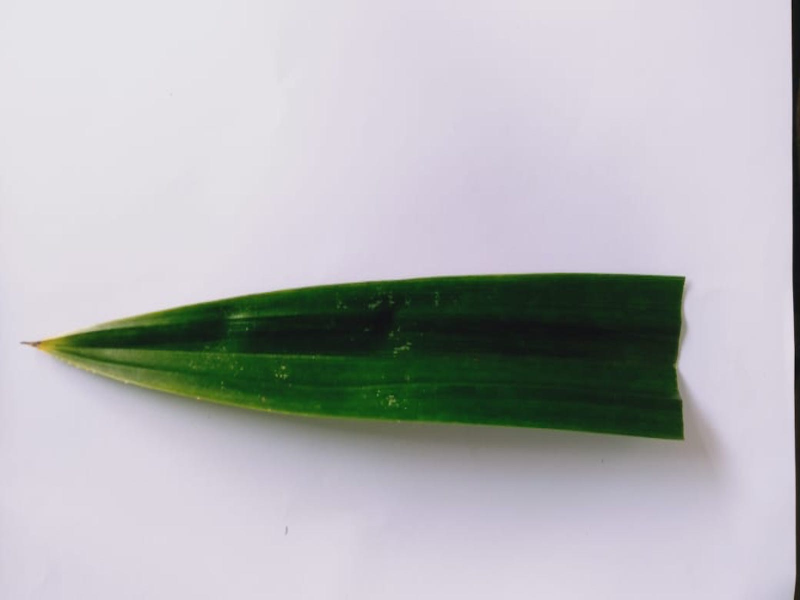
#> input picture Foto Daun Pandan/051.jpg, 1600 x 1200 px, found by its file name (shown at 1/2 size)
$ jupyter execute Masking.ipynb
#> lines starting #> are read from the running program, lines starting #| are printed output that depends on the picture; after the words box and inside, x2 and y2 are one past the last pixel; in counts of white or black regions, pixels touching at a corner belong together
<a href="https://colab.research.google.com/github/muhammadzulva21/image_fundamental/blob/main/Masking.ipynb" target="_parent"></a>

[cell 1]
from google.colab import drive
drive.mount('/content/drive')

[cell 2]
import numpy as np
import argparse
import cv2
from google.colab.patches import cv2_imshow
#Membaca Img
img = cv2.imread('/content/drive/MyDrive/Colab Notebooks/051.jpg', cv2.IMREAD_UNCHANGED)
#> img is the input picture: shape (1200, 1600, 3); mean B, G, R 184.4, 181.1, 180.8

[cell 3]
print("Original Image")
print(cv2_imshow(img))
#| None

mask = np.zeros(img.shape[:2], dtype="uint8")
cv2.rectangle(mask, (0, 90), (290, 450), 255, -1)
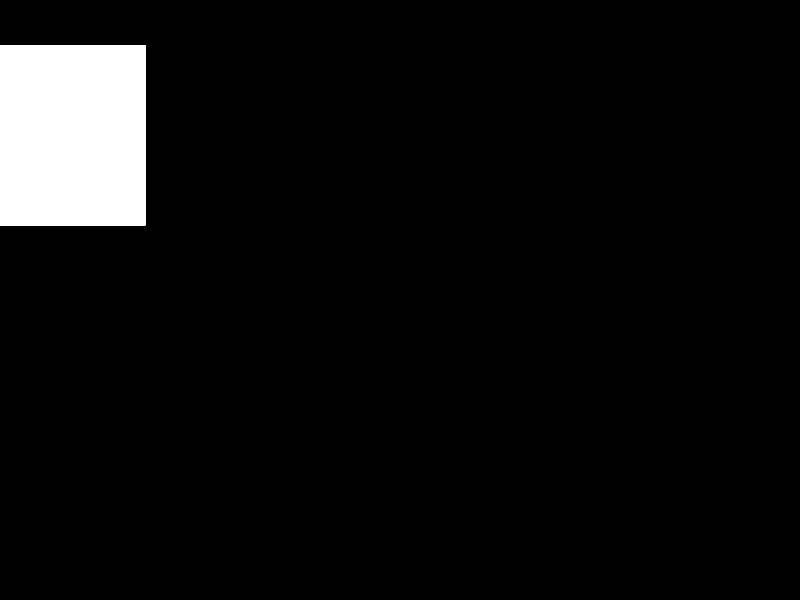
#> mask: shape (1200, 1600) (shown at 1/2 size); 5.5% white; 1 white region, box (x1, y1, x2, y2) and area: (0, 90, 291, 451) 105051
cv2_imshow(mask)

masked = cv2.bitwise_and(img, img, mask=mask)
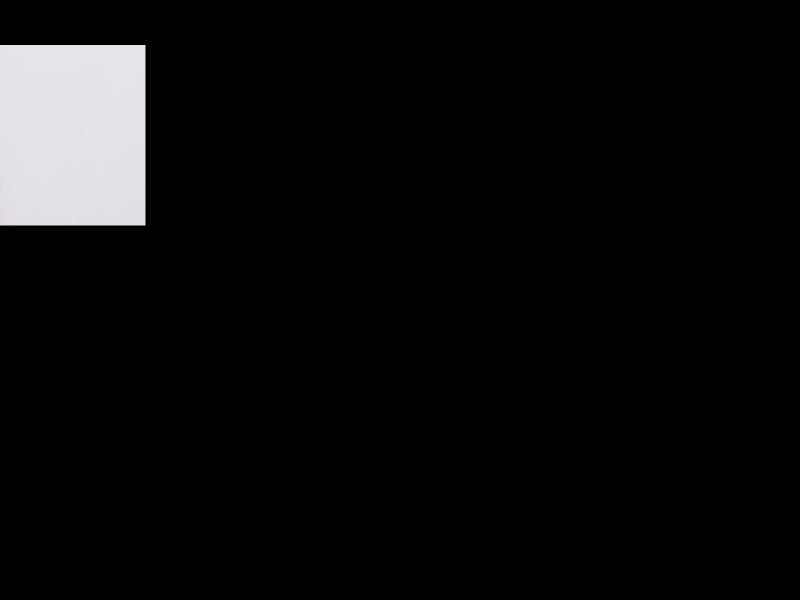
#> masked: shape (1200, 1600, 3) (shown at 1/2 size); mean B, G, R 12.6, 12.4, 12.5
cv2_imshow(masked)

[cell 4]
mask = np.zeros(img.shape[:2], dtype="uint8")
cv2.circle(mask, (145, 200), 100, 255, -1)
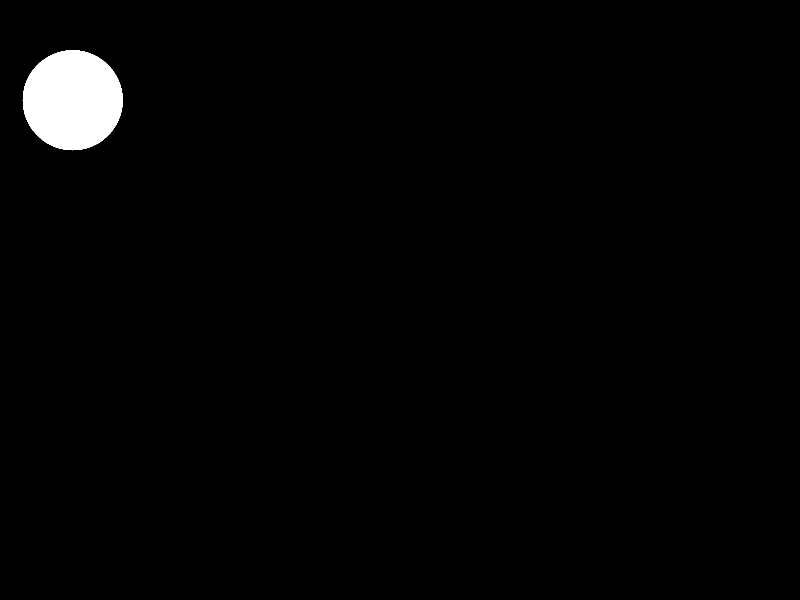
#> mask: shape (1200, 1600) (shown at 1/2 size); 1.6% white; 1 white region, box (x1, y1, x2, y2) and area: (45, 100, 246, 301) 31417
masked = cv2.bitwise_and(img, img, mask=mask)

# show the output images
cv2_imshow(mask)
cv2_imshow(masked)

$ run again, with Foto Daun Pandan/054.jpg copied over Foto Daun Pandan/051.jpg
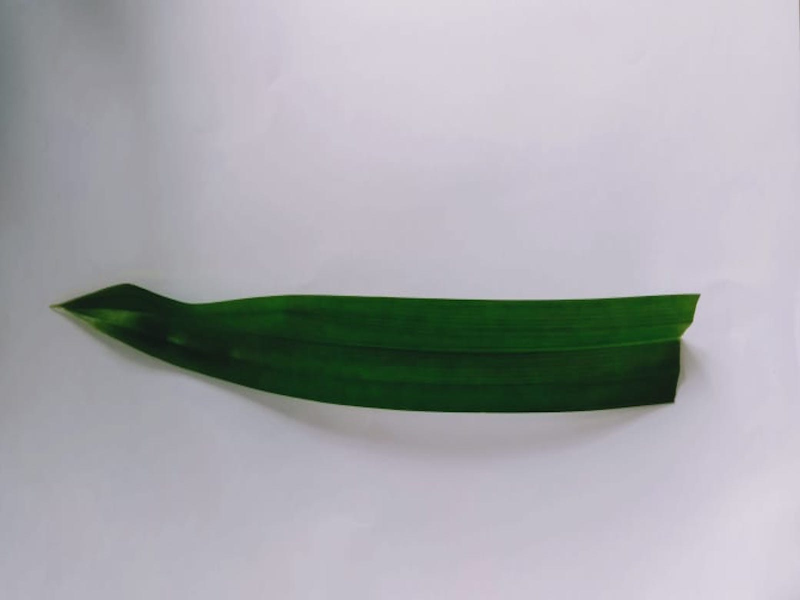
#> input picture Foto Daun Pandan/054.jpg, 1600 x 1200 px, found by its file name (shown at 1/2 size)
#> img is the input picture: shape (1200, 1600, 3); mean B, G, R 171.9, 167.4, 166.6
#| None
#> `masked = cv2.bitwise_and(img, img, mask=mask)`:
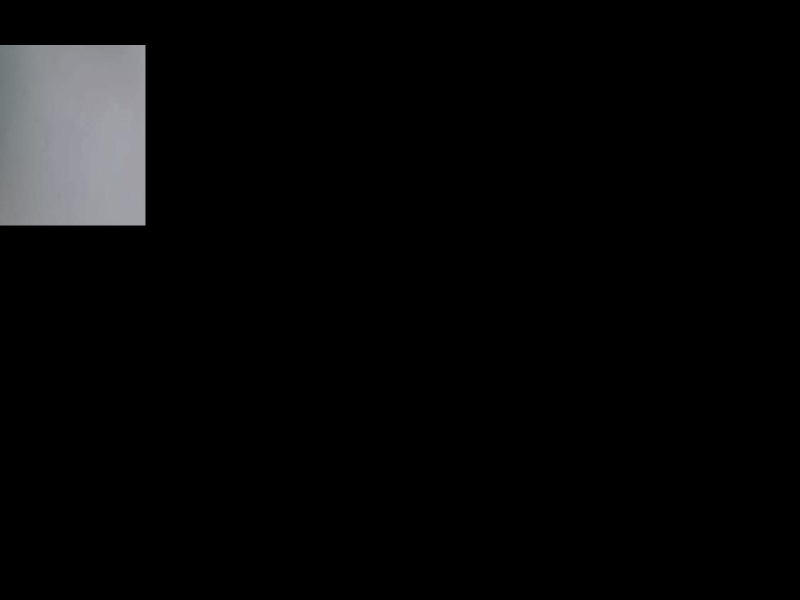
#> masked: shape (1200, 1600, 3) (shown at 1/2 size); mean B, G, R 8.4, 8.1, 8
